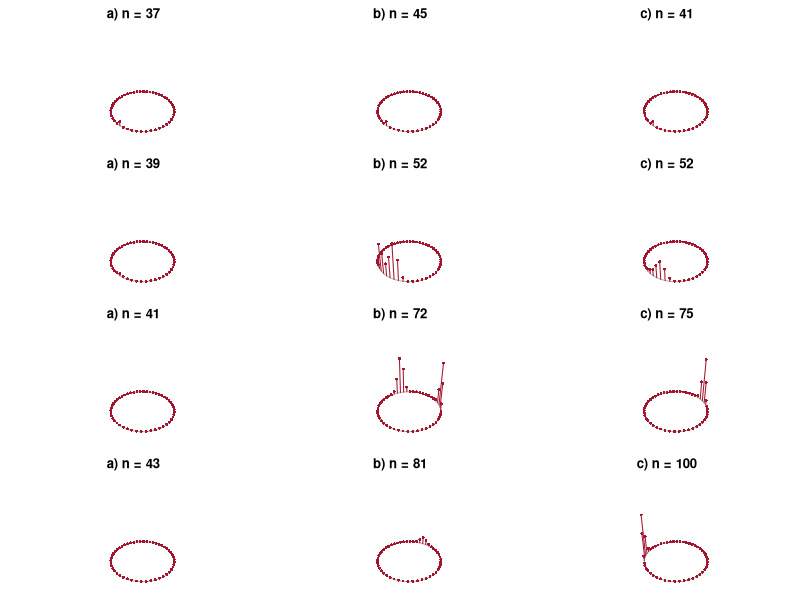

Source code (R):
# Fig. 2.21: Second stimulation of cell 36 in the ring model (book, Section 2.5, Eq. 2.34)
# scenario a) n* = 37: signal dies out;  b) n* = 45: spreads in both directions;  c) n* = 41: circulates permanently
# (c) 2026 Philipp Kügler · Program for the book "Dynamical Systems in the Life Sciences" · MIT License (see LICENSE)
a <- 0.89; b <- 0.6; c <- 0.28; k <- 0.02; d <- 0.4
f1 <- function(y1, y2) y1^2 * exp(y2 - y1) + k

# resting state: compute a single cell for 180 steps starting from (0.2, c/(1 - a))
y1r <- 0.2; y2r <- c / (1 - a)
for (j in 1:180) { y1neu <- f1(y1r, y2r); y2r <- a * y2r - b * y1r + c; y1r <- y1neu }

ring <- function(n_stoer = -1, Z = 50, schritte = 201) {
  # ring of Z cells; cell 1 starts excited (0.3), optionally a second stimulation of cell 36 after n_stoer steps
  Y1 <- matrix(y1r, schritte + 1, Z); Y2 <- matrix(y2r, schritte + 1, Z)   # row n+1 = time step n
  Y1[1, 1] <- 0.3
  rechts <- c(2:Z, 1); links <- c(Z, 1:(Z - 1))                          # neighbors on the ring
  for (n in 0:(schritte - 1)) {
    F <- f1(Y1[n + 1, ], Y2[n + 1, ])
    Y1[n + 2, ] <- (1 - d) * F + d / 2 * (F[rechts] + F[links])
    Y2[n + 2, ] <- a * Y2[n + 1, ] - b * Y1[n + 1, ] + c
    if (n + 1 == n_stoer) Y1[n + 2, 36] <- 0.3                         # second stimulation of cell 36
  }
  Y1
}
stamm <- function(werte, titel) {        # bars above the cells of the ring (3D view)
  w <- seq(0, 2 * pi, length.out = 51)[1:50]; cx <- cos(w); cy <- sin(w)
  pm <- persp(c(-1.1, 1.1), c(-1.1, 1.1), matrix(0, 2, 2), zlim = c(0, 4.5), theta = 20, phi = 25,
              border = NA, box = FALSE, main = titel)
  unten <- trans3d(cx, cy, 0, pm); oben <- trans3d(cx, cy, werte, pm)
  lines(trans3d(c(cx, cx[1]), c(cy, cy[1]), 0, pm), col = "grey70")
  segments(unten$x, unten$y, oben$x, oben$y, col = rgb(0.64, 0.08, 0.18))
  points(oben, pch = 16, cex = 0.6, col = rgb(0.64, 0.08, 0.18))
}

szenarien <- list(list("a", 37, c(37, 39, 41, 43)), list("b", 45, c(45, 52, 72, 81)), list("c", 41, c(41, 52, 75, 100)))
par(mfcol = c(4, 3), mar = c(0, 0, 2, 0))
for (sz in szenarien) {
  Y1 <- ring(sz[[2]])
  cat(sprintf("Scenario %s) n* = %d: excited cells after 200 steps: [%s]\n", sz[[1]], sz[[2]], paste(which(Y1[201, ] > 1), collapse = ", ")))
  for (n in sz[[3]]) stamm(Y1[n + 1, ], sprintf("%s) n = %d", sz[[1]], n))
}
